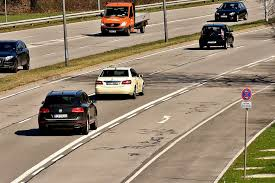
#> input picture codes/multi object detection/images.jpg, 275 x 183 px
$ python op.py
#> lines starting #> are read from the running program, lines starting #| are printed output that depends on the picture; after the words box and inside, x2 and y2 are one past the last pixel; in counts of white or black regions, pixels touching at a corner belong together
import cv2

# Path to input image
input_image_path = "images.jpg"

# Load the image
image = cv2.imread(input_image_path)
#> image is the input picture: shape (183, 275, 3); mean B, G, R 110.7, 132.4, 149.1
if image is None:
    raise FileNotFoundError(f"Image '{input_image_path}' not found.")

# download cars.xml from here and put it below https://github.com/andrewssobral/vehicle_detection_haarcascades
cascade_path = "cars.xml"
car_cascade = cv2.CascadeClassifier(cascade_path)

if car_cascade.empty():
    raise FileNotFoundError(f"Cascade file '{cascade_path}' not found.")

gray = cv2.cvtColor(image, cv2.COLOR_BGR2GRAY)
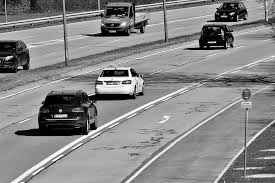
#> gray: shape (183, 275); min 0, max 255, mean 134.9

cars = car_cascade.detectMultiScale(gray, 1.1, 2)
#> cars = [[92, 4, 44, 44], [186, 10, 51, 51]]

# Draw rectangles around detected cars
for (x, y, w, h) in cars:
    cv2.rectangle(image, (x, y), (x + w, y + h), (0, 255, 0), 2)
#> this loop made 2 passes
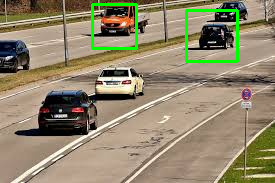
#> image: shape (183, 275, 3); 2.25% of pixels changed, all inside (x1, y1, x2, y2) = (91, 3, 239, 63)

print(f"Detected {len(cars)} vehicles.")
#| Detected 2 vehicles.

# save the output image in the same directory
output_image_path = "road_with_vehicles.jpg"
cv2.imwrite(output_image_path, image)

print(f"Output saved as '{output_image_path}'")
